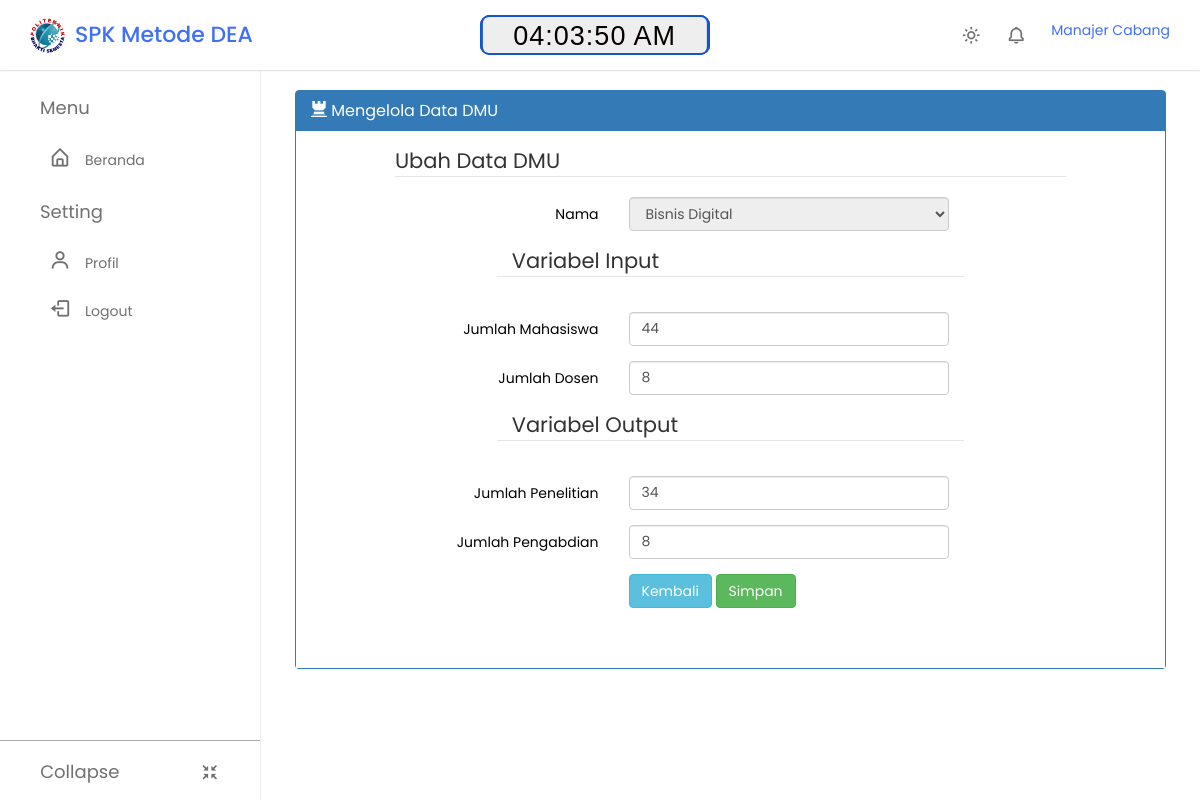
/ubah_dmu.php?id=2 (signed in), run on the app's committed database.
### tables this page shows
CREATE TABLE `detail_dmu` (
  `id_detail_dmu` int(11) NOT NULL,
  `id_prodi` int(11) NOT NULL,
  `id_variabel` int(11) NOT NULL,
  `nilai_variabel` int(11) NOT NULL
);

CREATE TABLE `variabel` (
  `id_variabel` int(11) NOT NULL,
  `nama_variabel` varchar(50) NOT NULL,
  `jenis_variabel` char(1) NOT NULL,
  `satuan` varchar(50) NOT NULL
);

### ubah_dmu.php (the view, shortened to what this page needs)
<?php
include 'layout.php';
$id = $_GET['id'];
?>
<div class="konten">
	<div class="col-sm-9">
		<div class="panel panel-primary">
			<div class="panel-heading">
				<h3 class="panel-title"><span class="glyphicon glyphicon-tower"></span> Mengelola Data DMU</h3>
			</div>
			<div class="panel-body">
				<form class="form-horizontal" method="post" action="<?php echo "process/u_dmu.php?id=" . $id . ""; ?>">
					<fieldset>
						<legend>Ubah Data DMU</legend>
						<div class="form-group">
							<label class="col-sm-4 control-label">Nama</label>
							<div class="col-sm-6">
								<select name="id_prodi" class="form-control" required disabled>
									<?php
									$query = mysqli_query($conn, "SELECT k.cabang_prodi, d.id_prodi FROM prodi AS k, detail_dmu AS d WHERE k.id_prodi=d.id_prodi GROUP BY id_prodi");
									if (mysqli_num_rows($query) > 0) {
										while ($cabang = mysqli_fetch_assoc($query)) {
											$id_cabang = $cabang['id_prodi'];
											if ($id == $id_cabang) {
												echo '<option value="' . $id_cabang . '" selected>' . $cabang["cabang_prodi"] . '</option>';
											} else {
												echo '<option value="' . $id_cabang . '">' . $cabang["cabang_prodi"] . '</option>';
											}
										}
									}
									?>
								</select>
							</div>
						</div>
						<?php
						$input = 0;
						$output = 0;
						$query = mysqli_query($conn, 'SELECT * FROM variabel v, detail_dmu d WHERE v.id_variabel=d.id_variabel AND d.id_prodi=' . $id . ' ORDER BY v.jenis_variabel ASC, v.id_variabel ASC');
						while ($var = mysqli_fetch_assoc($query)) {
							$name =	 str_replace(' ', '_', $var['nama_variabel']);
							$satuan = $var['satuan'];
							$value = $var["nilai_variabel"];
							if (($var['jenis_variabel'] == 'i') and ($input == 0)) {
								echo '<div class="form-group"><legend class="col-sm-8 col-sm-offset-2">Variabel Input</legend></div>';
								$input = 1;
							} elseif (($var['jenis_variabel'] == 'o') and ($output == 0)) {
								echo '<div class="form-group"><legend class="col-sm-8 col-sm-offset-2">Variabel Output</legend></div>';
								$output = 1;
							}
							echo '
												<div class="form-group">
												    <label class="col-sm-4 control-label">' . $var["nama_variabel"] . '</label>
												    <div class="col-sm-6">
												        <input class="form-control" name="' . $name . '" type="number" min="1" placeholder="' . $satuan . '" value="' . $value . '" required>
												    </div>
												</div>
											';
						}
						?>
						<div class="form-group">
							<div class="col-sm-6 col-sm-offset-4">
								<button type="button" onclick="goBack()" class="btn btn-info">Kembali</button>
								<button type="submit" class="btn btn-success">Simpan</button>
							</div>
						</div>
					</fieldset>
				</form>
			</div>
		</div>
	</div>
</div>
<?php include 'layout2.php' ?>

### assets/css/style.css (style rules this page uses)
body { background-color: #eee; }
form { margin-bottom: 30px; padding-left: 10%; padding-right: 10%; }

### assets/css/layout.css (style rules this page uses)
* { margin: 0; padding: 0; box-sizing: border-box; font-family: "Poppins", sans-serif; }
:root { --white-color: #fff; --blue-color: #4070f4; --grey-color: #707070; --grey-color-light: #aaa; }
body { background-color: #e7f2fd; transition: all 0.1s ease; }
.konten { position: absolute; top: 70px; left: 260px; right: 0; bottom: 0; background-color: transparent; padding: 20px; transition: 0.5s; }

### layout.php (style rules this page uses)
.control-label { font-weight: normal !important; }
.panel { color: #fff; background-color: #337ab7; border-color: #337ab7; border-top-color: #337ab7; width: 135%; }
.panel .panel-heading { color: #fff; background-color: #337ab7; border-color: #337ab7; }
.panel-body { background-color: #fff !important; color: #000 !important; }

### data on the page
detail_dmu: shows "Variabel Input", id_variabel.nama_variabel "Jumlah Mahasiswa", nilai_variabel "44"
detail_dmu: id_variabel.nama_variabel "Jumlah Dosen", nilai_variabel "8"
detail_dmu: shows "Variabel Output", id_variabel.nama_variabel "Jumlah Penelitian", nilai_variabel "34"
detail_dmu: id_variabel.nama_variabel "Jumlah Pengabdian", nilai_variabel "8"

### other printed values
$_SESSION['user'] "Manajer Cabang"
form field id_prodi "Bisnis Digital"
